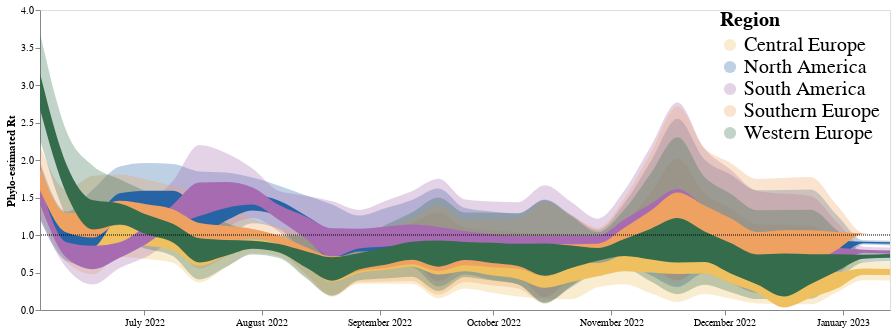

Notebook cell for this chart:
### Markdown cell above
## plotting figure 5

### Code cell
line2 = alt.Chart(smoothed_intro_rt).mark_area(interpolate='monotone', opacity = 1 ,color = "#f58518", clip = True).encode(
    alt.X('date:T', axis=alt.Axis(title="",tickCount = "month", grid=False,format="%B %Y")),
    alt.Y('lower_hpd_log_50_x',axis=alt.Axis(title="Phylo-estimated Rt", grid=False), scale=alt.Scale(domain=(0.0, 4))),
    alt.Y2('upper_hpd_log_50_x' ),
    alt.Color("deme_x",legend=alt.Legend(title= "Region",offset = -170, labelFontSize = 20, titleFontSize = 20, symbolSize = 150))
).properties(
    width=850,
    height=300
)
band2 = alt.Chart(smoothed_intro_rt).mark_area(
    opacity=0.3, interpolate='monotone', color = "#f58518"
).encode(
    alt.X('date:T', axis=alt.Axis(title="", grid=False,format="%B %Y")),
    alt.Y('lower_hpd_log_95_x', axis=alt.Axis(title="Phylo-estimated Rt", grid=False)),# scale=alt.Scale(domain=(0.6, 1.3))),
    alt.Y2('upper_hpd_log_95_x'), 
    alt.Color("deme_x",  scale=alt.Scale(range=range_))
).properties(
    width=850,
    height=300
).transform_filter(
    (datum.lower_hpd_log_95_x >0.0) #& (datum.upper_hpd_log_95 < 4)
)

phlyo_rt_plot = band2 + line2 +one_line
phlyo_rt_plot

### Figure 1 — Vega-Lite specification as saved in the notebook (floating-point values rounded to 4 significant figures; data arrays with more than 128 entries replaced by an {"elided": "..."} marker saying what was removed)
{"config": {"view": {"continuousWidth": 400, "continuousHeight": 300}}, "layer": [{"mark": {"type": "area", "color": "#f58518", "interpolate": "monotone", "opacity": 0.3}, "encoding": {"color": {"field": "deme_x", "scale": {"range": ["#EEC060", "#2664A5", "#A76BB1", "#EEA160", "#356D4C"]}, "type": "nominal"}, "x": {"axis": {"format": "%B %Y", "grid": false, "title": ""}, "field": "date", "type": "temporal"}, "y": {"axis": {"grid": false, "title": "Phylo-estimated Rt"}, "field": "lower_hpd_log_95_x", "type": "quantitative"}, "y2": {"field": "upper_hpd_log_95_x"}}, "height": 300, "transform": [{"filter": "(datum.lower_hpd_log_95_x > 0.0)"}], "width": 850}, {"mark": {"type": "area", "clip": true, "color": "#f58518", "interpolate": "monotone", "opacity": 1}, "encoding": {"color": {"field": "deme_x", "legend": {"labelFontSize": 20, "offset": -170, "symbolSize": 150, "title": "Region", "titleFontSize": 20}, "type": "nominal"}, "x": {"axis": {"format": "%B %Y", "grid": false, "tickCount": "month", "title": ""}, "field": "date", "type": "temporal"}, "y": {"axis": {"grid": false, "title": "Phylo-estimated Rt"}, "field": "lower_hpd_log_50_x", "scale": {"domain": [0.0, 4]}, "type": "quantitative"}, "y2": {"field": "upper_hpd_log_50_x"}}, "height": 300, "width": 850}, {"data": {"name": "data-0f80976e06af035141dd0a0f11df9332"}, "mark": {"type": "rule", "strokeDash": [1, 1]}, "encoding": {"y": {"field": "y", "type": "quantitative"}}, "height": 300, "width": 850}], "data": {"name": "data-3390eee0a8ced654658c180b8431589e"}, "$schema": "https://vega.github.io/schema/vega-lite/v4.17.0.json", "datasets": {"data-3390eee0a8ced654658c180b8431589e": {"elided": "165 records"}, "data-0f80976e06af035141dd0a0f11df9332": [{"y": 1.0}]}}
